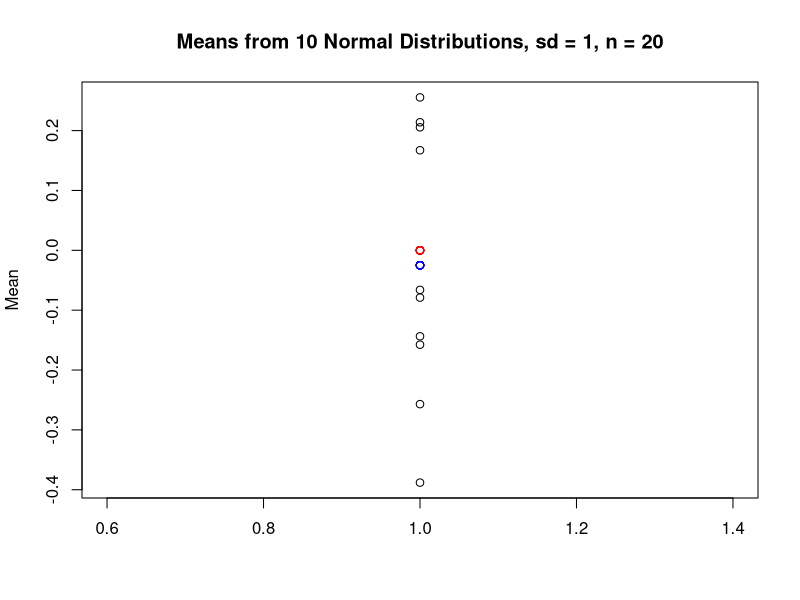
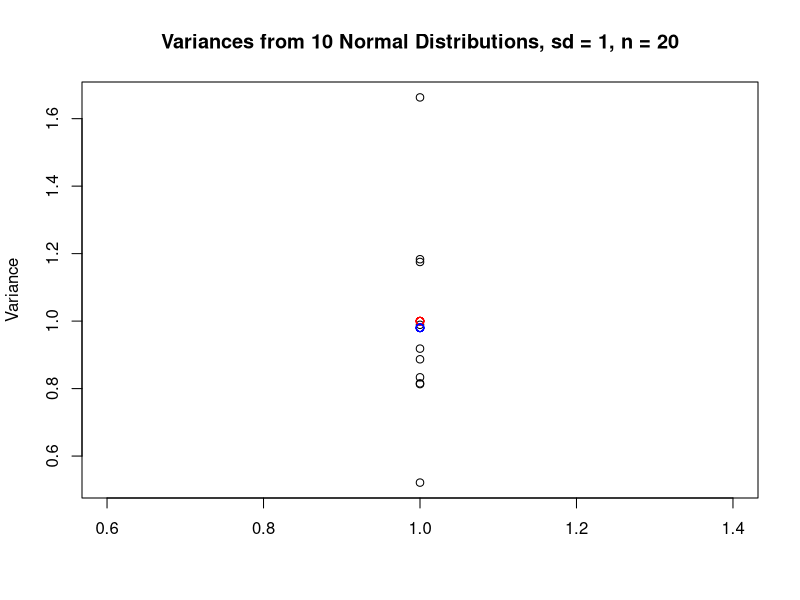
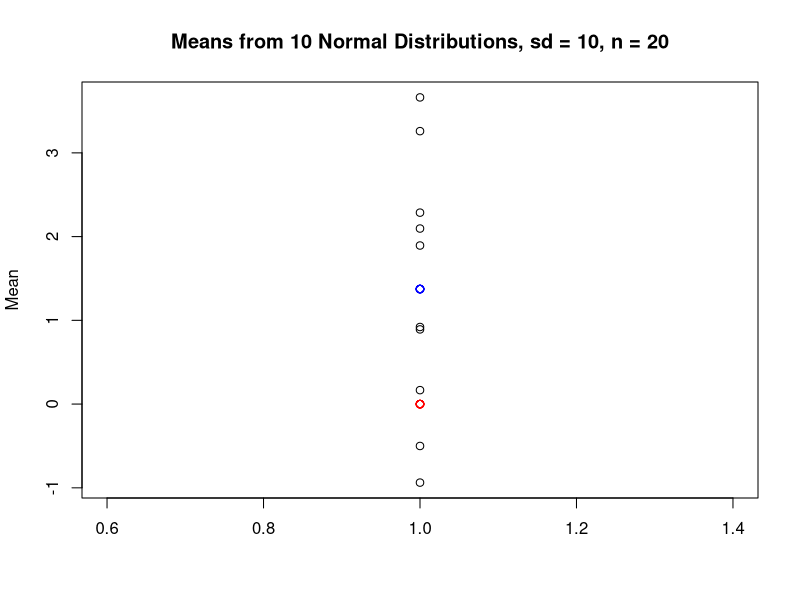
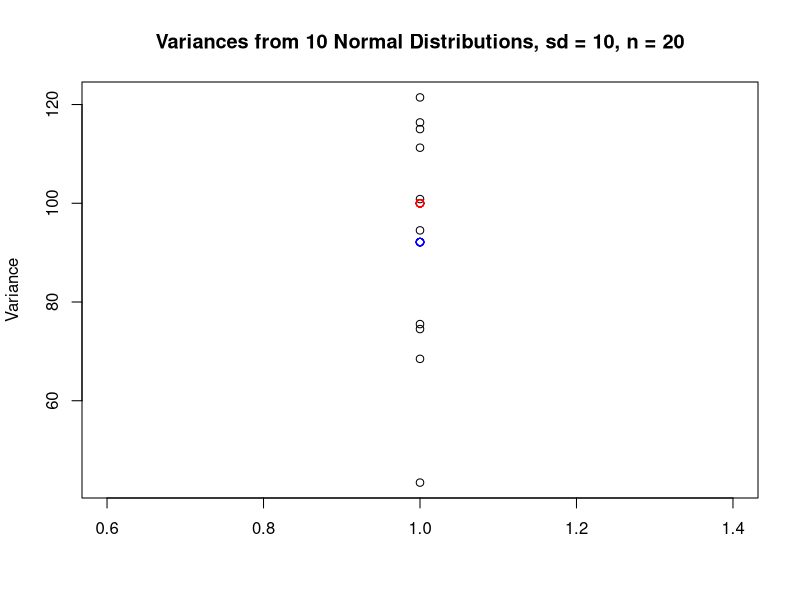

Source code (R) for these figures, in order:
#####################
#      Part 1.2     #
# Second Simulation #
#####################

# Average and Variance of 10 normally
# distrubted sets of 20 numbers 
print("n = 20");

averageAv <- 0.0
averageVar <- 0.0

means <- vector(mode = "numeric", length = 10)
variances <- vector(mode = "numeric", length = 10)

for(i in 1:10) {
  x <- rnorm(20, mean = 0, sd = 1)
  
  averageAv = averageAv + mean(x)
  averageVar = averageVar + var(x)
  means[i] = mean(x)
  variances[i] = var(x)
}
averageAv = averageAv / 10.0
averageAv
averageAvVec = rep(averageAv,10)

averageVar = averageVar / 10.0
averageVar
averageVarVec = rep(averageVar,10)

av <- c(0,0,0,0,0,0,0,0,0,0)
v <- c(1,1,1,1,1,1,1,1,1,1)

xplot = rep(1, 10)
plot(xplot,means,type = "p",
     main="Means from 10 Normal Distributions, sd = 1, n = 20",
     xlab = " ", ylab = "Mean")
lines(xplot,av,type = "p",col = "red")
lines(xplot,averageAvVec,type = "p",col = "blue")
plot(xplot,variances,type = "p",
     main="Variances from 10 Normal Distributions, sd = 1, n = 20",
     xlab = " ", ylab = "Variance")
lines(xplot, v,type = "p",col = "red")
lines(xplot,averageVarVec,type = "p",col = "blue")

# Average and Variance of 10 normally 
# distrubted sets of 20 numbers (sd = 10)
print("n = 20");

averageAv <- 0.0
averageVar <- 0.0

for(i in 1:10) {
  x <- rnorm(20, mean = 0, sd = 10)
  
  averageAv = averageAv + mean(x)
  averageVar = averageVar + var(x)
  
  means[i] = mean(x)
  variances[i] = var(x)
}
averageAv = averageAv / 10.0
averageAv
averageAvVec = rep(averageAv,10)
averageVar = averageVar / 10.0
averageVar
averageVarVec = rep(averageVar,10)
v2 <- c(100,100,100,100,100,100,100,100,100,100)
plot(xplot,means,type = "p",
     main="Means from 10 Normal Distributions, sd = 10, n = 20",
     xlab = " ", ylab = "Mean")
lines(xplot,av,type = "p",col = "red")
lines(xplot,averageAvVec,type = "p",col = "blue")
plot(xplot,variances,type = "p",
     main="Variances from 10 Normal Distributions, sd = 10, n = 20",
     xlab = " ", ylab = "Variance")
lines(xplot,v2,type = "p",col = "red")
lines(xplot,averageVarVec,type = "p",col = "blue")
